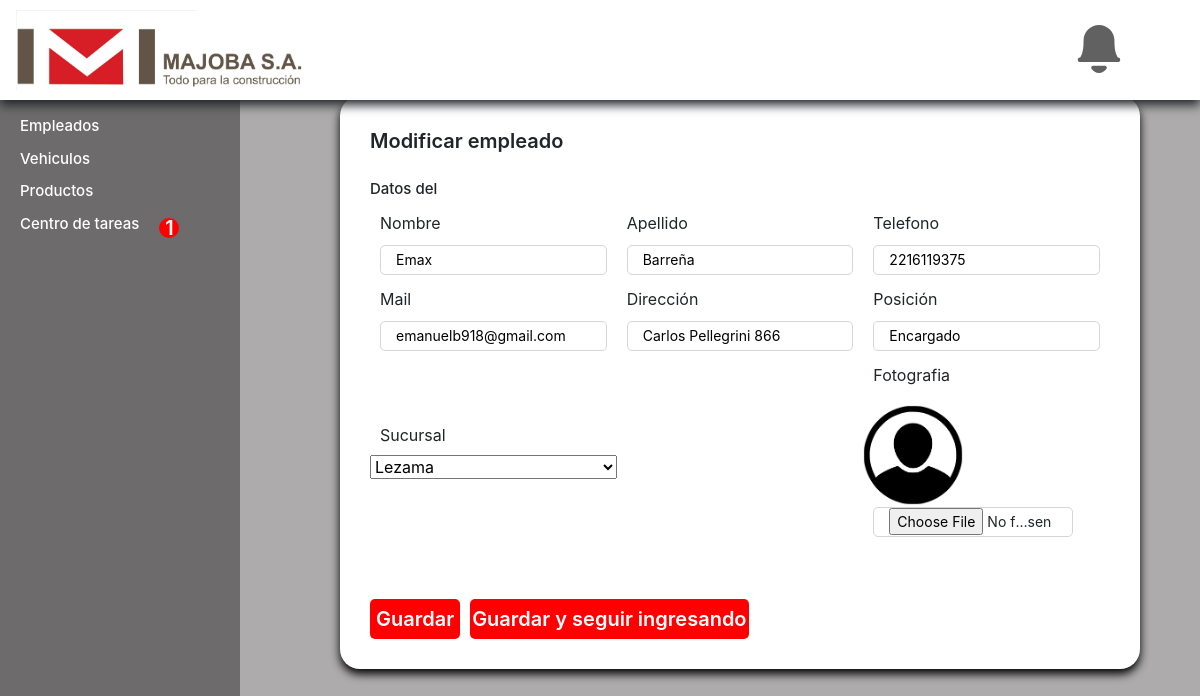
/modification/1/8/ (signed in), run on the app's committed database.
### MajobaWebApp/models.py (models this page shows, shortened)
class Employee(models.Model):
    SUCURSAL_CHOICES = (
        ('Castelli', 'Castelli'),
        ('Lezama', 'Lezama')
        )
    type = models.IntegerField(default=1)
    name = models.CharField(max_length=100, verbose_name='Nombre')
    ape = models.CharField(max_length=100, verbose_name='Apellido')
    phone = models.CharField(max_length=20, verbose_name='Telefono')
    mail = models.EmailField(verbose_name='Mail')
    dir = models.CharField(max_length=100, verbose_name='Dirección')
    position = models.CharField(max_length=30, verbose_name='Posición')
    sucursal = models.CharField(max_length=30, choices=SUCURSAL_CHOICES, verbose_name='Sucursal')
    img = models.ImageField(upload_to='media/empleados/', default=default_image, null=True, verbose_name='Fotografia')
    created = models.DateTimeField(auto_now_add=True)
    updated = models.DateTimeField(auto_now=True)
    class Meta:
        verbose_name = 'Empleado'
        verbose_name_plural = 'Empleados'

### MajobaWebApp/views.py (the view, shortened to what this page needs)
# urls.py: path('modification/<int:type>/<int:id>/', views.obj_modification, name = 'modify')
@login_required
def obj_modification(request, type, id):
    if type == 1:#Employee
        obj = Employee.objects.get(pk=id)
        if request.method == 'POST':
            template = 'employee_template.html'
            form = EmployeeForm (request.POST, request.FILES, instance=obj)
            if form.is_valid():
                form.save()
                return render (request, template, {'obj':obj})
        form = EmployeeForm (instance=obj)
        title = 'Modificar empleado'
    return render(request, 'create_template.html', {'form':form, 'title':title})

### MajobaWebApp/forms.py
class EmployeeForm(forms.ModelForm):
    class Meta:
        model = Employee
        fields = '__all__'
        exclude = ['type']
        img = forms.ImageField(widget=forms.FileInput)
    def __init__(self, *args, **kwargs):
        super(EmployeeForm, self).__init__(*args, **kwargs)

### MajobaWebApp/context_processors.py (called while the page is built)
def base_context(request):
    if request.user.is_authenticated:
        notifi = Notification.objects.filter(receive__id__icontains= request.user.id).order_by('-created')
        count = (notifi.filter(is_check=False)).count()
        pending_task_count = Task.objects.filter(state__icontains= 'Pendiente').count()
        return {'notifications':notifi, 'count':count, 'pending':pending_task_count}
    else:
        count = 0
        return { 'count':count}

### MajobaWebApp/templates/create_template.html (shortened to what this page needs)
{% extends 'base_template.html' %}
{% load static %}
{% block content %}
    <div class="container-form">
        <div class="form-location">
            <header>{{title}}</header>
            <form action="" method="POST" enctype="multipart/form-data">
            <div class="form-group {{ id}}">
                <div class="datos-personales">
                    <span class="titulo">Datos del {{ id }}</span>
                </div>
                <div class="fields">
                    {% for field in form %}
                    <div class="input-field">
                        <label for="{{ field.id_for_label }}"> {{ field.label}}</label>
                        {% if field.name == 'img' %}
                        <div class="input-field">
                         <img id="imagen" src="{{ form.instance.img.url }}" alt="Imagen actual" width="100">
                         <input style="width: 200px;" type="file" name="img" accept="image/*" id="id_img"><input type="hidden" name="initial-img" value="media/empleados/anonimus.png" id="initial-id_img">
                        </div>
                        {% else %}
                        {{ field }}
                        {% endif %}
                    </div>
                    {% endfor %}
                </div>
            </div>
            <div class="container-button">
                <div class="container-button">
                <button type="submit" name="save_and_backhome" class="next-bton">
                    Guardar
                </button>
                </div>
                <div class="container-button">
                <button type="submit" name="save_and_return" class="retrun-bton">
                    Guardar y seguir ingresando
                </button>
            </div>
            </div>
    </form>
        </div>
    </div>
{% endblock %}

### static/MajobaWebApp/css/style.css (style rules this page uses)
body { align-items: center; justify-content: center; background-color: white; height: 100%!important; min-height: 100vh; width: 100%; }
html, body { height: 100%; margin: 0; padding: 0; }
button { background-color: red; color: white; position: relative; display: flex; align-items: center; justify-content: center; font-weight: 500; font-size: 20px; border-radius: 2px; box-shadow: none; box-shadow: none !important; border: none; cursor: pointer; }
.container-form { min-height: 100vh; height: 100%; padding-top: 10%; background-color: rgb(173, 171, 171); }
.form-location { margin: 0px 100px; background-color: white; box-shadow: 0 5px 10px black; border-radius: 20px; position: relative; max-width: 800px; width: 100%; padding: 30px; }
.container-form header { font-size: 20px; font-weight: 600; }
.container-form form { position: relative; margin-top: 20px; }
.container-form .datos-personales { margin-top: 10px; }
.datos-personales .titulo { font-size: 15px; font-weight: 500; }
.container-form .fields { display: flex; align-items: center; justify-content: space-between; flex-wrap: wrap; }
form .fields .input-field { display: flex; flex-direction: column; width: calc((100%/3)); margin: 10px 0 0; }
.input-field label { font-size: 16px; margin-left: 10px; }
.input-field input { outline: none; font-size: 14px; border-radius: 5px; border: 1px solid rgb(216, 213, 213); padding: 0 15px; height: 30px; margin: 2px 10px; }
form .container-button { display: flex; flex-wrap: nowrap; margin-top: 30px; }
form .container-button .next-bton { position: relative; flex:1; display: flex; align-items: center; justify-content: center; font-weight: 600; padding-bottom: 0; border-radius: 5px; background-color: red; color: white; width: auto; box-shadow: none; box-shadow: none !important; border: none; }
form .container-button .retrun-bton { position: relative; display: flex; align-items: center; justify-content: center; font-weight: 600; padding: 5px 2px; border-radius: 5px; background-color: red; color: white; box-shadow: none; margin-left: 10px; box-shadow: none !important; border: none; }

### data on the page
Employee: form "Emax" "Barreña" "2216119375" "emanuelb918@gmail.com" "Carlos Pellegrini 866" "Encargado" "Lezama", instance.img (placeholder picture)

### other printed values
{{ pending }} "1"
{{ title }} "Modificar empleado"
{{ field.label }} "Nombre" "Apellido" "Telefono" "Mail" "Dirección" "Posición" "Sucursal" "Fotografia"
